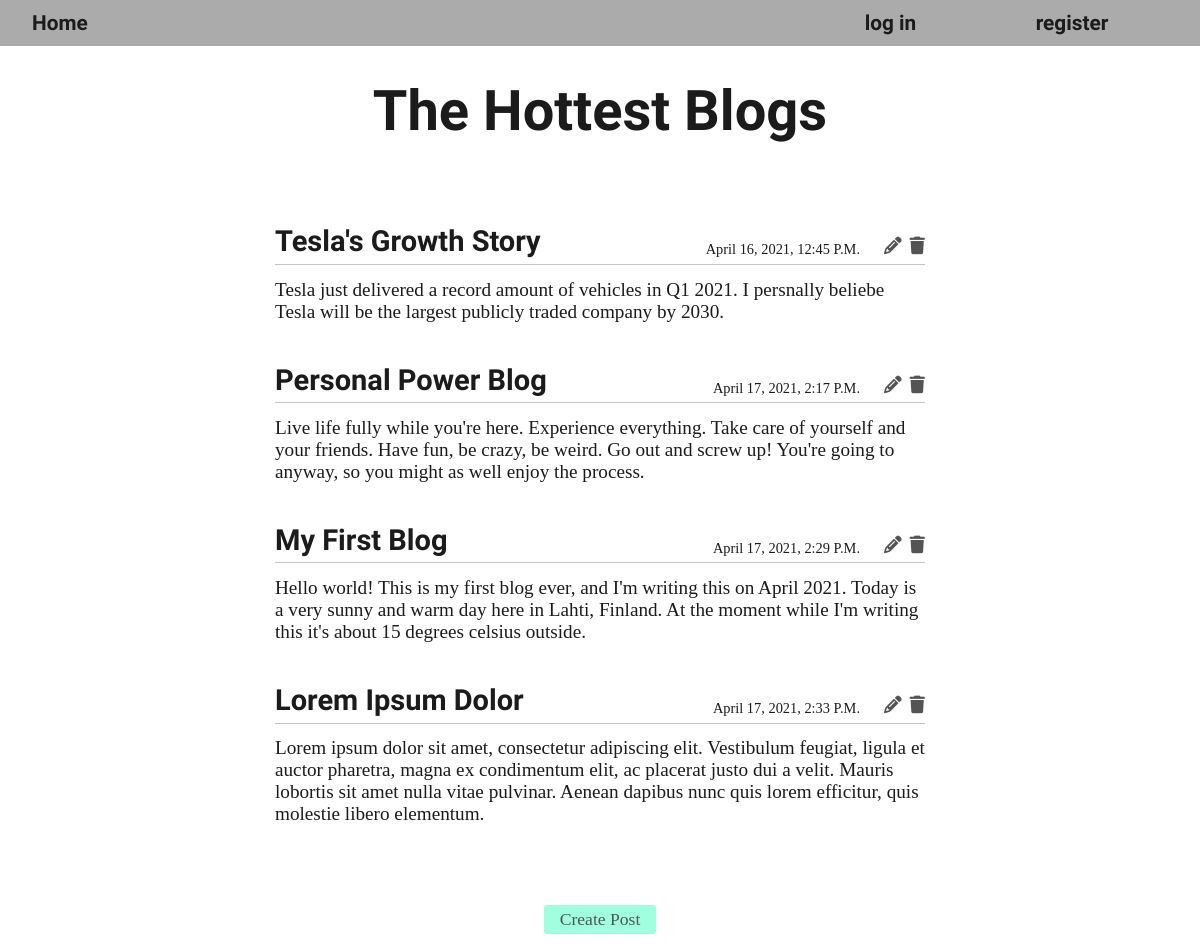
The page / on the database its author committed.
### blogs/models.py (models this page shows)
class BlogPost(models.Model):
    title = models.CharField(max_length=50)
    text = models.TextField(max_length=300)
    date_added = models.DateTimeField(auto_now_add=True)
    def __str__(self):
        return self.title

### blogs/views.py (the view)
# urls.py: path('', views.index, name='index'),
def index(request):
    blog_posts = BlogPost.objects.order_by('date_added')
    context = {'blog_posts': blog_posts}
    return render(request, 'blogs/index.html', context)

### templates/blogs/index.html (shortened to what this page needs)
{% extends 'base.html' %}
{% block content %}
    <div class="title-container">
        <h1>The Hottest Blogs</h1>
    </div>
    <div class="blog-items-container">
        {% for blog_post in blog_posts %}
        <div class="blog-item-container">
            <div class="blog-item-header">
                <div class="blog-header-right">
                    <h3>{{ blog_post }}</h3>
                    <p class="blog-timestamp">{{ blog_post.date_added }}</p>
                </div>
                <div class="blog-header-left">
                    <a href="{% url 'blogs:edit_blog' blog_post.id %}"><i class="fas fa-pencil-alt edit"></i></a>
                    <a href="{% url 'blogs:delete_blog' blog_post.id %}"><i class="fas fa-trash delete"></i></a>
                </div>
            </div>
            <div class="blog-item-text">
                {{ blog_post.text }}
            </div>
        </div>
        {% empty %}
            <h3>No posts have been posted yet.</h3>
        {% endfor %}
    </div>
    <div class="blog-items-footer">
        <a href="{% url 'blogs:new_blog' %}" class="btn">Create post</a>
    </div>
{% endblock content %}

### templates/base.html (shortened to what this page needs)
{% load static %}
<!DOCTYPE html>
<html lang="en">
<head>
    <link rel="stylesheet" href="{% static './css/styles.css' %}">
</head>
<body>
    <div class="navbar">
        <ul class="nav-links">
            <li>
                <a href="{% url 'blogs:index' %}">Home</a>
            </li>
        </ul>
        <ul class="nav-logins">
            {% if user.is_authenticated %}
                <li>
                    <a class="greetings">Hello, {{ user.username }}</a>
                </li>
                <li>
                    <a href="{% url 'users:logout' %}">log out</a>
                </li>
            {% else %}
                <li>
                    <a href="{% url 'users:login' %}">log in</a>
                </li>
                <li>
                    <a href="{% url 'users:register' %}">register</a>
                </li>
            {% endif %}
        </ul>
    </div>
    <div class="container">
        {% block content %}{% endblock content %}
    </div>
</body>
</html>

### static/css/styles.css (style rules this page uses)
* { padding: 0; margin: 0; box-sizing: border-box; }
:root { --titleFont: 'Yeseva One', cursive; --mainFont: 'Bitter', serif; --mainBorderBottom: solid 1px rgba(27, 27, 27, 0.25); }
body { font-family: var(--mainFont) }
.navbar { font-family: var(--titleFont); background: #ababab; padding: 0.35rem 1rem; margin-bottom: 2rem; display: flex; justify-content: space-between; align-items: center; }
.nav-links, .nav-logins { padding: 0.35rem 1rem; list-style: none; }
.nav-logins { display: flex; justify-content: space-around; width: min(395px, 60%); }
.nav-links li a, .nav-logins li a { text-decoration: none; font-size: 1.3rem; font-weight: 600; color: #1b1b1b; transition: 0.2s ease; }
.container { display: flex; flex-direction: column; min-height: 500px; width: min(650px, 95vw); align-items: center; justify-content: center; margin: 0 auto; }
.title-container { font-family: var(--titleFont); color: #1b1b1b; font-size: 1.75rem; text-transform: capitalize; margin-bottom: 5rem; }
.blog-items-container { display: flex; flex-direction: column; justify-content: center; width: 100%; color: #1b1b1b; margin-bottom: 1.5rem; }
.blog-item-container { margin-bottom: 2rem; padding-bottom: 0.5rem; }
.blog-item-header { font-family: var(--titleFont); display: flex; justify-content: space-between; align-items: flex-end; text-transform: capitalize; font-size: 1.55rem; margin-bottom: 0.85rem; padding-bottom: 0.35rem; border-bottom: var(--mainBorderBottom); }
.blog-header-right { display: flex; width: 90%; justify-content: space-between; align-items: flex-end; }
.blog-header-left { width: 10%; display: flex; justify-content: flex-end; }
.blog-header-left i { font-size: 1.1rem; padding: 0 0 0.1rem 0.5rem; filter: opacity(0.75); transition: 0.2s ease; cursor: pointer; }
.blog-header-left a i { color: #1b1b1b; }
.blog-timestamp { font-family: var(--mainFont); font-size: 0.9rem; font-weight: 400; }
.blog-item-text { width: 100%; font-size: 1.2rem; }
.blog-items-footer { margin: 1rem 0; display: flex; justify-content: center; }
.btn { padding: 0.25rem 1rem; border: none; border-radius: 3px; background: aquamarine; color: #1b1b1b; font-family: var(--mainFont); font-size: 1.1rem; text-transform: capitalize; text-decoration: none; cursor: pointer; transition: 0.2s ease; filter: opacity(0.75); }

### rows shown on the page
BlogPost: title "Tesla's Growth Story", date_added "April 16, 2021, 12:45 P.m.", text "Tesla just delivered a record amount of vehicles in Q1 2021. I persnally beliebe Tesla will be the largest publicly traded company by 2030."
BlogPost: title "Personal Power Blog", date_added "April 17, 2021, 2:17 P.m.", text "Live life fully while you're here. Experience everything. Take care of yourself and your friends. Have fun, be crazy, be weird. Go out and screw up! You're going to anyway, so you might as well enjoy the process."
BlogPost: title "My First Blog", date_added "April 17, 2021, 2:29 P.m.", text "Hello world! This is my first blog ever, and I'm writing this on April 2021. Today is a very sunny and warm day here in Lahti, Finland. At the moment while I'm writing this it's about 15 degrees celsius outside."
BlogPost: title "Lorem Ipsum Dolor", date_added "April 17, 2021, 2:33 P.m.", text "Lorem ipsum dolor sit amet, consectetur adipiscing elit. Vestibulum feugiat, ligula et auctor pharetra, magna ex condimentum elit, ac placerat justo dui a velit. Mauris lobortis sit amet nulla vitae pulvinar. Aenean dapibus nunc quis lorem efficitur, quis molestie libero elementum."
